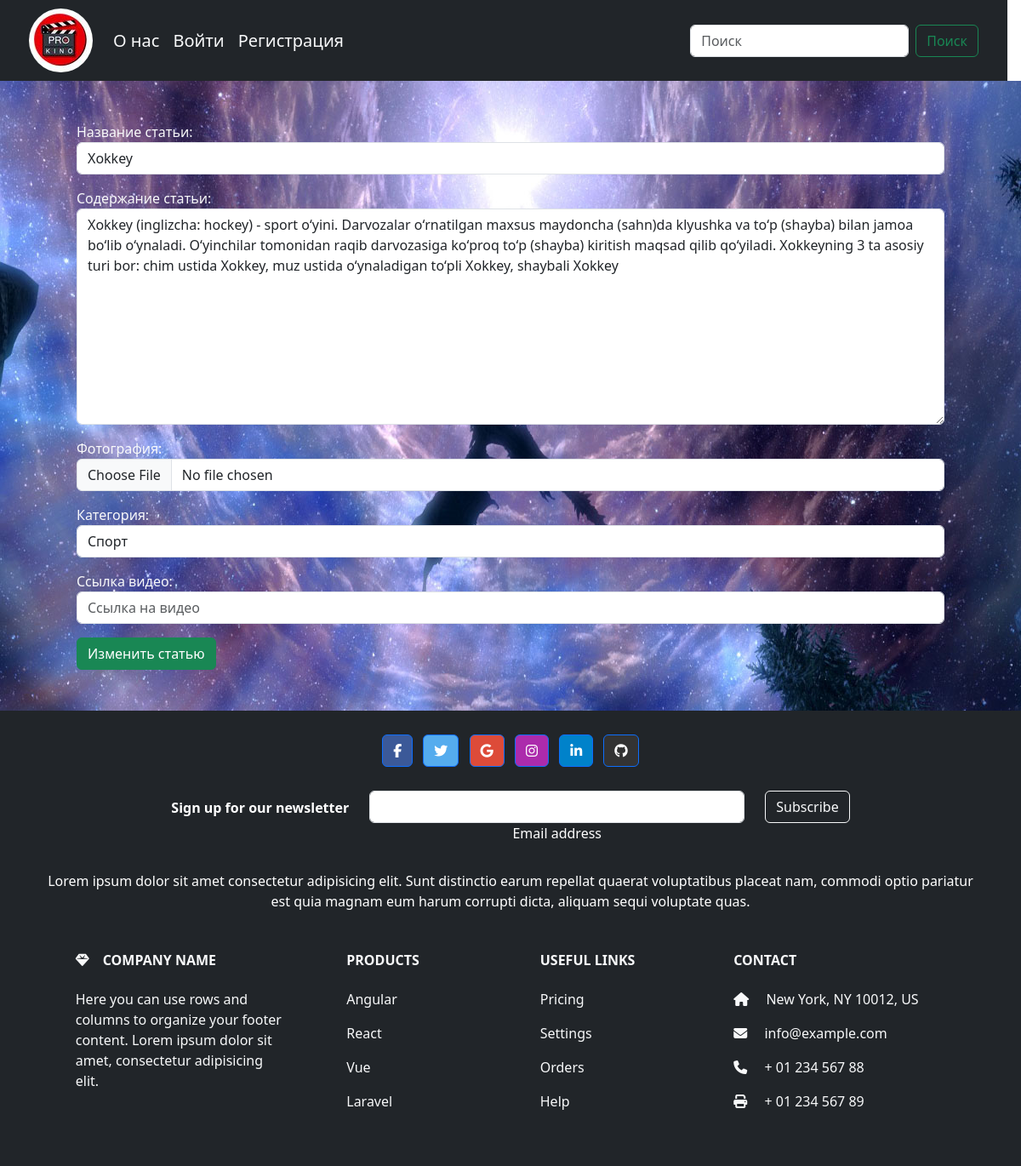
Page /article_update/3/ on the committed database.
### blog/models.py (models this page shows, shortened)
class Article(models.Model):
    title = models.CharField(max_length=200,
                             unique=True,
                             verbose_name='Название статьи')
    content = models.TextField(verbose_name='Содержание статьи')
    photo = models.ImageField(upload_to='photos/', blank=True, null=True, verbose_name='Фотография')
    created_at = models.DateTimeField(auto_now_add=True, verbose_name='Дата создания')
    updated_at = models.DateTimeField(auto_now=True, verbose_name='Дата обновление')
    publish = models.BooleanField(default=True, verbose_name='Статус публикации')
    views = models.IntegerField(default=0, verbose_name='Просмотры')
    category = models.ForeignKey(Category, on_delete=models.CASCADE, verbose_name='Категория')
    video = models.CharField(max_length=500, verbose_name='Ссылка видео', blank=True, null=True)
    class Meta:
        verbose_name = 'Статья'
        verbose_name_plural = 'Статьи'

class Category(models.Model):
    title = models.CharField(max_length=200,
                             unique=True,
                             verbose_name='Название категории')
    def __str__(self):
        return self.title
    class Meta:
        verbose_name = 'Категория'
        verbose_name_plural = 'Категории'

### blog/views.py (the view)
# urls.py: path('article_update/<int:id>/', update_article, name='update'),
def update_article(request, id):
    instance = Article.objects.get(id=id)
    if request.method == 'POST':
        form = ArticleForm(request.POST, request.FILES, instance=instance)
        if form.is_valid():
            form.save()
            return redirect('index')
        else:
            return redirect('article', id)
    else:
        form = ArticleForm(instance=instance)
    context = {
        'title': 'Обновление статьи',
        'form': form
    }
    return render(request, 'blog/article_form.html', context)

### blog/forms.py
class ArticleForm(forms.ModelForm):
    class Meta:
        model = Article
        fields = (
            'title',
            'content',
            'photo',
            'category',
            'video'
        )
        widgets = {
            'title': forms.TextInput(attrs={
                'class': "form-control",
                'placeholder': "Название статьи"
            }),
            'content': forms.Textarea(attrs={
                'class': "form-control",
                'placeholder': "Содержание статьи"
            }),
            'photo': forms.FileInput(attrs={
                'class': "form-control",
            }),
            'category': forms.Select(attrs={
                'class': "form-control",
            }),
            'video': forms.TextInput(attrs={
                'class': "form-control",
                'placeholder': "Ссылка на видео"
            })
        }

### blog/templates/blog/article_form.html (shortened to what this page needs)
{% extends 'base.html' %}
{% block main %}
<div class="container p-5 text-light">
    <form action="" method="post" enctype="multipart/form-data">
        {{ form.as_p }}
        <button type="submit" class="btn btn-success">
            {% if 'update' in request.path %}
            Изменить статью
            {% else %}
            Добавить статью
            {% endif %}
        </button>
    </form>
</div>
{% endblock main %}

### rows in the picture
Article: title "Xokkey", content "Xokkey (inglizcha: hockey) - sport oʻyini. Darvozalar oʻrnatilgan maxsus maydoncha (sahn)da klyushka va toʻp (shayba) bilan jamoa boʻlib oʻynaladi. Oʻyinchilar tomonidan raqib darvozasiga koʻproq toʻp (shayba) kiritish maqsad qilib qoʻyiladi. Xokkeyning 3 ta asosiy turi bor: chim ustida Xokkey, muz ustida oʻynaladigan toʻpli Xokkey, shaybali Xokkey", category "Спорт"
